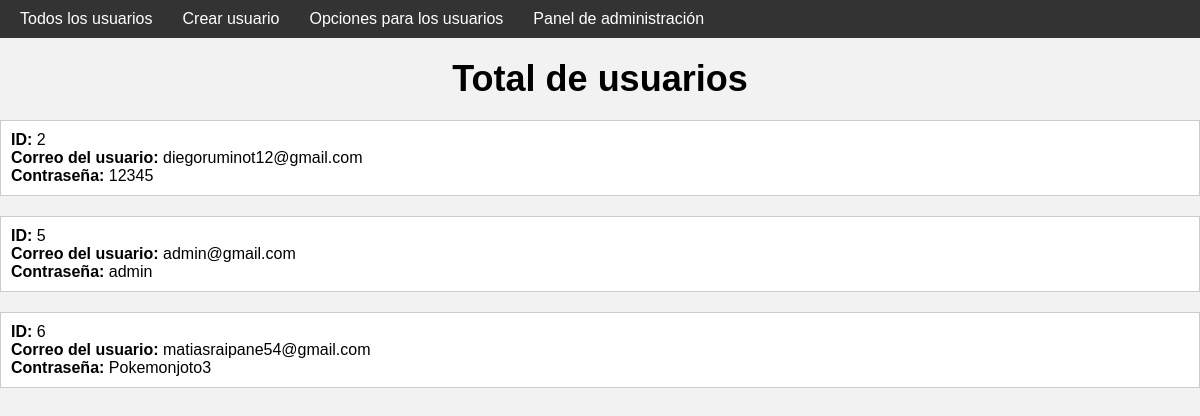
The app's page /usuarios/usuarios_totales/, older data.
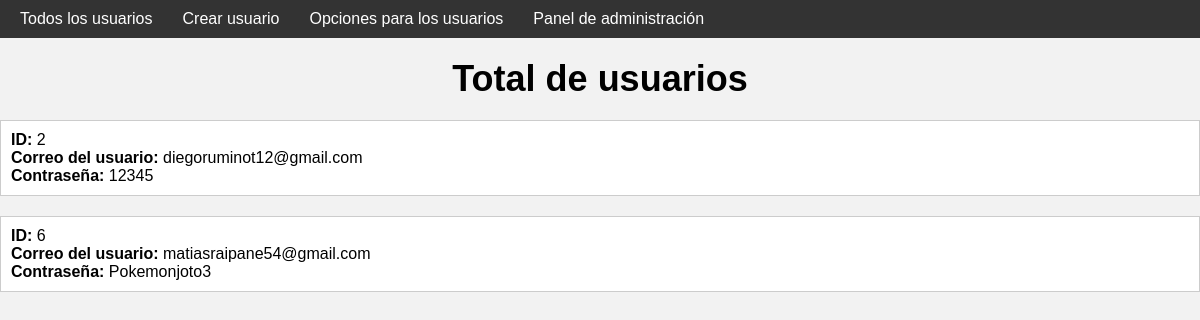
The same page, newer data.
### pagina_clientes/models.py (models this page shows, shortened)
class Usuario(models.Model):
    id_usuario = models.AutoField(primary_key=True)
    correo_usuario = models.CharField(max_length=50, null=False)
    contrasena_usuario = models.CharField(max_length=30, null=False)

### administrador/views.py (the view)
# urls.py: path('usuarios/usuarios_totales/',views.usuarios_totales,name="usuarios_totales"),
def usuarios_totales(request):
    usuario = Usuario.objects.all()
    context = {'usuario':usuario}
    return render(request, 'html/usuarios/usuarios_totales.html',context)

### administrador/templates/html/usuarios/usuarios_totales.html (shortened to what this page needs)
{% load static %}
<!DOCTYPE html>
<html lang="en">
<head>
    <link rel="stylesheet" href="{% static 'css/usuarios_totales.css' %}">
</head>
<body>
    <nav>
        <ul>
            <li><a href="{% url 'usuarios_totales' %}">Todos los usuarios</a></li>
            <li><a href="{% url 'crear_usuario' %}">Crear usuario</a></li>
            <li><a href="{% url 'opciones_usuarios' %}">Opciones para los usuarios</a></li>
            <li><a href="{% url 'panel_administracion' %}">Panel de administración</a></li>
        </ul>
    </nav>
    <h1>Total de usuarios</h1>
    {% for user in usuario %}
    <div class="admin-box">
        <p><strong>ID:</strong> {{ user.id_usuario }}</p>
        <p><strong>Correo del usuario:</strong> {{ user.correo_usuario }}</p>
        <p><strong>Contraseña:</strong> {{ user.contrasena_usuario }}</p>
    </div>
    {% endfor %}
</body>

Row changes from the older to the newer data that the page shows:
removed Usuario: id_usuario "5", correo_usuario "admin@gmail.com", contrasena_usuario "admin"
